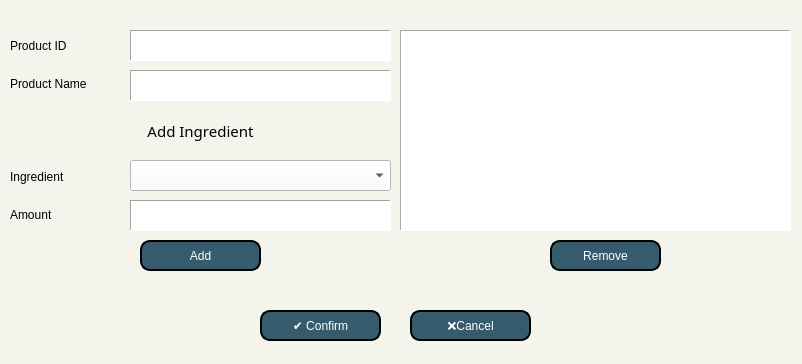
<?xml version="1.0" encoding="UTF-8"?>
<ui version="4.0">
 <class>addPrNew</class>
 <widget class="QDialog" name="addPrNew">
  <property name="geometry">
   <rect>
    <x>0</x>
    <y>0</y>
    <width>802</width>
    <height>364</height>
   </rect>
  </property>
  <property name="windowTitle">
   <string>New Product</string>
  </property>
  <property name="windowIcon">
   <iconset>
    <normaloff>img/econologo_bkgd 200.png</normaloff>img/econologo_bkgd 200.png</iconset>
  </property>
  <property name="styleSheet">
   <string notr="true">background-color: #f4f4ec;</string>
  </property>
  <widget class="QPushButton" name="btnRemove">
   <property name="geometry">
    <rect>
     <x>550</x>
     <y>240</y>
     <width>111</width>
     <height>31</height>
    </rect>
   </property>
   <property name="styleSheet">
    <string notr="true">QPushButton{
	background: #365b6d;
	color: white;
	border-style: outset;
	border-width: 2px;
	border-radius:10px;
	border-color: black;
}
QPushButton:hover {
    background-color: #53786d;
	border: 2px solid black;
}
QPushButton:pressed {
    border-style: inset;
    background-color: #365b6d;
}</string>
   </property>
   <property name="text">
    <string>Remove</string>
   </property>
  </widget>
  <widget class="QPushButton" name="btnCancel">
   <property name="geometry">
    <rect>
     <x>410</x>
     <y>310</y>
     <width>121</width>
     <height>31</height>
    </rect>
   </property>
   <property name="styleSheet">
    <string notr="true">QPushButton{
	background: #365b6d;
	color: white;
	border-style: outset;
	border-width: 2px;
	border-radius:10px;
	border-color: black;
}
QPushButton:hover {
    background-color: #53786d;
	border: 2px solid black;
}
QPushButton:pressed {
    border-style: inset;
    background-color: #365b6d;
}</string>
   </property>
   <property name="text">
    <string>❌Cancel</string>
   </property>
  </widget>
  <widget class="QPushButton" name="btnConfirm">
   <property name="geometry">
    <rect>
     <x>260</x>
     <y>310</y>
     <width>121</width>
     <height>31</height>
    </rect>
   </property>
   <property name="styleSheet">
    <string notr="true">QPushButton{
	background: #365b6d;
	color: white;
	border-style: outset;
	border-width: 2px;
	border-radius:10px;
	border-color: black;
}
QPushButton:hover {
    background-color: #53786d;
	border: 2px solid black;
}
QPushButton:pressed {
    border-style: inset;
    background-color: #365b6d;
}</string>
   </property>
   <property name="text">
    <string>✔️ Confirm</string>
   </property>
  </widget>
  <widget class="QPushButton" name="btnAdd">
   <property name="geometry">
    <rect>
     <x>140</x>
     <y>240</y>
     <width>121</width>
     <height>31</height>
    </rect>
   </property>
   <property name="styleSheet">
    <string notr="true">QPushButton{
	background: #365b6d;
	color: white;
	border-style: outset;
	border-width: 2px;
	border-radius:10px;
	border-color: black;
}
QPushButton:hover {
    background-color: #53786d;
	border: 2px solid black;
}
QPushButton:pressed {
    border-style: inset;
    background-color: #365b6d;
}</string>
   </property>
   <property name="text">
    <string>Add</string>
   </property>
  </widget>
  <widget class="QTableWidget" name="tabPrIngredients">
   <property name="geometry">
    <rect>
     <x>400</x>
     <y>30</y>
     <width>391</width>
     <height>201</height>
    </rect>
   </property>
   <property name="sizePolicy">
    <sizepolicy hsizetype="Fixed" vsizetype="Fixed">
     <horstretch>0</horstretch>
     <verstretch>0</verstretch>
    </sizepolicy>
   </property>
   <property name="maximumSize">
    <size>
     <width>771</width>
     <height>351</height>
    </size>
   </property>
   <property name="styleSheet">
    <string notr="true">background: #ffffff</string>
   </property>
   <property name="frameShape">
    <enum>QFrame::Panel</enum>
   </property>
  </widget>
  <widget class="QWidget" name="verticalLayoutWidget">
   <property name="geometry">
    <rect>
     <x>10</x>
     <y>29</y>
     <width>111</width>
     <height>71</height>
    </rect>
   </property>
   <layout class="QVBoxLayout" name="verticalLayout">
    <item>
     <widget class="QLabel" name="label_11">
      <property name="text">
       <string>Product ID</string>
      </property>
     </widget>
    </item>
    <item>
     <widget class="QLabel" name="label_12">
      <property name="text">
       <string>Product Name</string>
      </property>
     </widget>
    </item>
   </layout>
  </widget>
  <widget class="QWidget" name="verticalLayoutWidget_2">
   <property name="geometry">
    <rect>
     <x>10</x>
     <y>160</y>
     <width>111</width>
     <height>71</height>
    </rect>
   </property>
   <layout class="QVBoxLayout" name="verticalLayout_2">
    <item>
     <widget class="QLabel" name="label_14">
      <property name="text">
       <string>Ingredient</string>
      </property>
     </widget>
    </item>
    <item>
     <widget class="QLabel" name="label_15">
      <property name="text">
       <string>Amount</string>
      </property>
     </widget>
    </item>
   </layout>
  </widget>
  <widget class="QLabel" name="label_16">
   <property name="geometry">
    <rect>
     <x>10</x>
     <y>110</y>
     <width>381</width>
     <height>41</height>
    </rect>
   </property>
   <property name="font">
    <font>
     <family>Century Gothic</family>
     <pointsize>11</pointsize>
    </font>
   </property>
   <property name="text">
    <string>Add Ingredient</string>
   </property>
   <property name="alignment">
    <set>Qt::AlignCenter</set>
   </property>
  </widget>
  <widget class="QComboBox" name="cbItems">
   <property name="geometry">
    <rect>
     <x>130</x>
     <y>160</y>
     <width>261</width>
     <height>31</height>
    </rect>
   </property>
   <property name="styleSheet">
    <string notr="true">background: white;</string>
   </property>
  </widget>
  <widget class="QFrame" name="frame">
   <property name="geometry">
    <rect>
     <x>130</x>
     <y>30</y>
     <width>261</width>
     <height>31</height>
    </rect>
   </property>
   <property name="frameShape">
    <enum>QFrame::Panel</enum>
   </property>
   <property name="frameShadow">
    <enum>QFrame::Sunken</enum>
   </property>
   <layout class="QGridLayout" name="gridLayout">
    <property name="leftMargin">
     <number>0</number>
    </property>
    <property name="topMargin">
     <number>0</number>
    </property>
    <property name="rightMargin">
     <number>0</number>
    </property>
    <property name="bottomMargin">
     <number>0</number>
    </property>
    <item row="0" column="0">
     <widget class="QLineEdit" name="lePrID">
      <property name="sizePolicy">
       <sizepolicy hsizetype="Expanding" vsizetype="Expanding">
        <horstretch>0</horstretch>
        <verstretch>0</verstretch>
       </sizepolicy>
      </property>
      <property name="autoFillBackground">
       <bool>false</bool>
      </property>
      <property name="styleSheet">
       <string notr="true">background: white;</string>
      </property>
      <property name="frame">
       <bool>false</bool>
      </property>
      <property name="alignment">
       <set>Qt::AlignCenter</set>
      </property>
     </widget>
    </item>
   </layout>
  </widget>
  <widget class="QFrame" name="frame_2">
   <property name="geometry">
    <rect>
     <x>130</x>
     <y>70</y>
     <width>261</width>
     <height>31</height>
    </rect>
   </property>
   <property name="frameShape">
    <enum>QFrame::Panel</enum>
   </property>
   <property name="frameShadow">
    <enum>QFrame::Sunken</enum>
   </property>
   <layout class="QGridLayout" name="gridLayout_2">
    <property name="leftMargin">
     <number>0</number>
    </property>
    <property name="topMargin">
     <number>0</number>
    </property>
    <property name="rightMargin">
     <number>0</number>
    </property>
    <property name="bottomMargin">
     <number>0</number>
    </property>
    <item row="0" column="0">
     <widget class="QLineEdit" name="lePrName">
      <property name="sizePolicy">
       <sizepolicy hsizetype="Expanding" vsizetype="Expanding">
        <horstretch>0</horstretch>
        <verstretch>0</verstretch>
       </sizepolicy>
      </property>
      <property name="autoFillBackground">
       <bool>false</bool>
      </property>
      <property name="styleSheet">
       <string notr="true">background: white;</string>
      </property>
      <property name="frame">
       <bool>false</bool>
      </property>
      <property name="alignment">
       <set>Qt::AlignCenter</set>
      </property>
     </widget>
    </item>
   </layout>
  </widget>
  <widget class="QFrame" name="frame_3">
   <property name="geometry">
    <rect>
     <x>130</x>
     <y>200</y>
     <width>261</width>
     <height>31</height>
    </rect>
   </property>
   <property name="frameShape">
    <enum>QFrame::Panel</enum>
   </property>
   <property name="frameShadow">
    <enum>QFrame::Sunken</enum>
   </property>
   <layout class="QGridLayout" name="gridLayout_3">
    <property name="leftMargin">
     <number>0</number>
    </property>
    <property name="topMargin">
     <number>0</number>
    </property>
    <property name="rightMargin">
     <number>0</number>
    </property>
    <property name="bottomMargin">
     <number>0</number>
    </property>
    <item row="0" column="0">
     <widget class="QLineEdit" name="leAmount">
      <property name="sizePolicy">
       <sizepolicy hsizetype="Expanding" vsizetype="Expanding">
        <horstretch>0</horstretch>
        <verstretch>0</verstretch>
       </sizepolicy>
      </property>
      <property name="autoFillBackground">
       <bool>false</bool>
      </property>
      <property name="styleSheet">
       <string notr="true">background: white;</string>
      </property>
      <property name="frame">
       <bool>false</bool>
      </property>
      <property name="alignment">
       <set>Qt::AlignCenter</set>
      </property>
     </widget>
    </item>
   </layout>
  </widget>
 </widget>
 <resources/>
 <connections/>
</ui>
